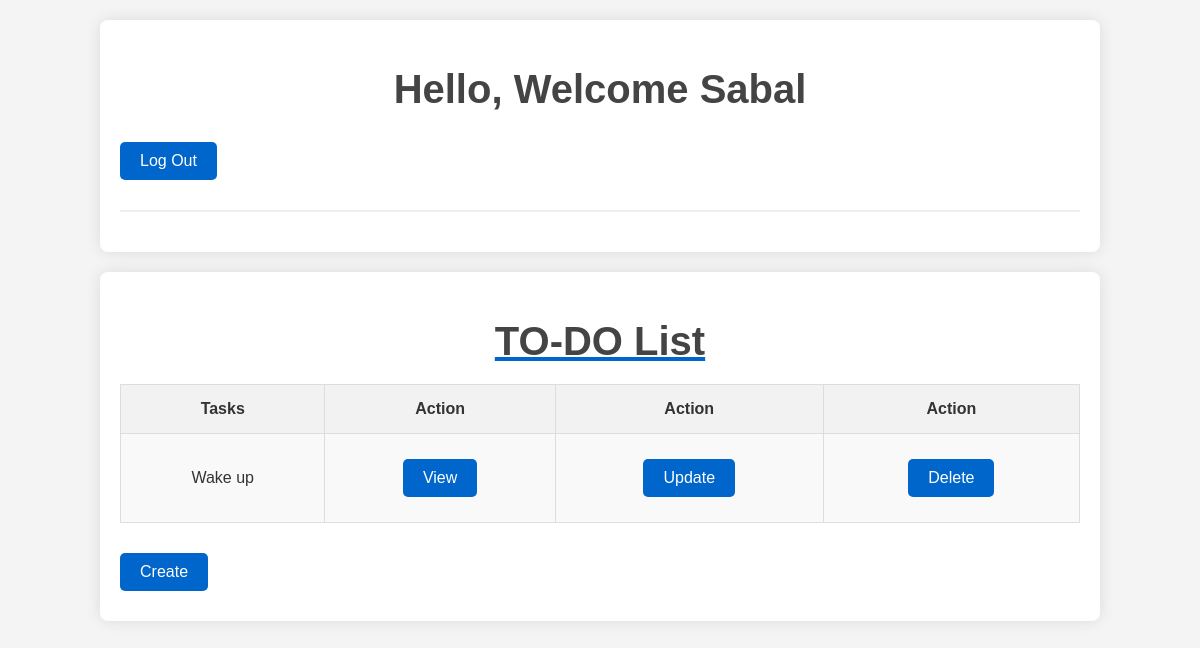
The app's page / (signed in), older data.
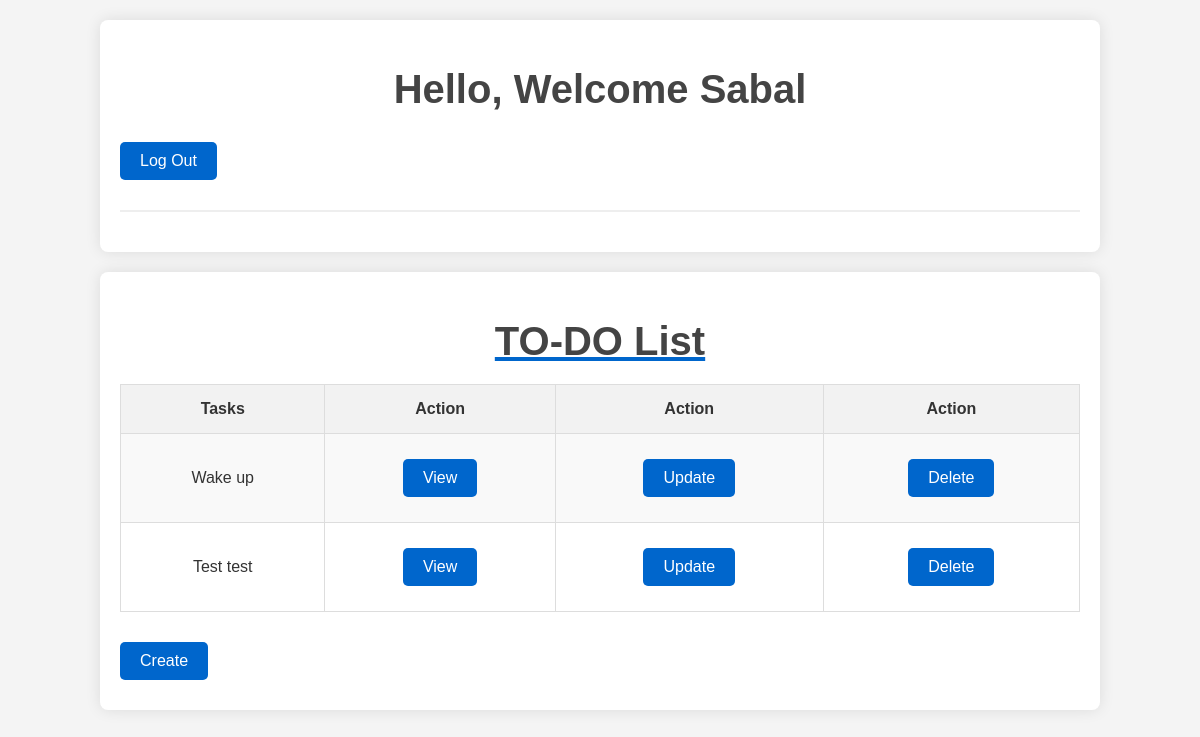
The same page, newer data.
### todo/models.py (models this page shows, shortened)
class task(models.Model):
    user = models.ForeignKey(User, on_delete=models.CASCADE, null= True, blank = True)
    title = models.CharField(max_length = 200, null  = True)
    description = models.TextField(null = True, blank = True)
    complete = models.BooleanField(default = False)
    created = models.DateTimeField(auto_now_add=True)

### todo/views.py (the view)
# urls.py: path('',Tasklist.as_view(), name = "Task"),
class Tasklist(LoginRequiredMixin, ListView):
    model = task
    context_object_name = 'task'
    template_name = 'todo/index.html'
    def get_context_data(self, **kwargs):
        context = super().get_context_data(**kwargs)
        context['task']=context['task'].filter(user = self.request.user)
        context['count']= context['task'].filter(complete=False).count()
        return context

### todo/templates/todo/index.html (shortened to what this page needs)
<!DOCTYPE html>
<html lang="en">
<head>
</head>
<body>
    <div class="container">
        {% if request.user.is_authenticated %}
        <h1>Hello, Welcome {{request.user}}</h1>
        <a href="{% url 'logout' %}" class="btn">Log Out</a>
        {% else %}
        <a href="{% url 'login' %}" class="btn">Log In</a>
        {% endif %}
        <hr>
    </div>
    <div class="container">
        <h1><u>TO-DO List</u></h1>
        <table>
            <tr>
                <th>Tasks</th>
                <th>Action</th>
                <th>Action</th>
                <th>Action</th>
            </tr>
            {% for tasks in task %}
            <tr class="{% if tasks.is_completed %}completed{% endif %}">
                <td>{{tasks.title}}</td>
                <td><a href="{% url 'details' tasks.id %}" class="btn">View</a></td>
                <td><a href="{% url 'update' tasks.id %}" class="btn">Update</a></td>
                <td><a href="{% url 'delete' tasks.id %}" class="btn">Delete</a></td>
            </tr>
            {% endfor %}
        </table>
        <a href="{% url 'create' %}" class="btn">Create</a>
    </div>
</body>
</html>

Row changes from the older to the newer data that the page shows:
added task: title "Test test"
